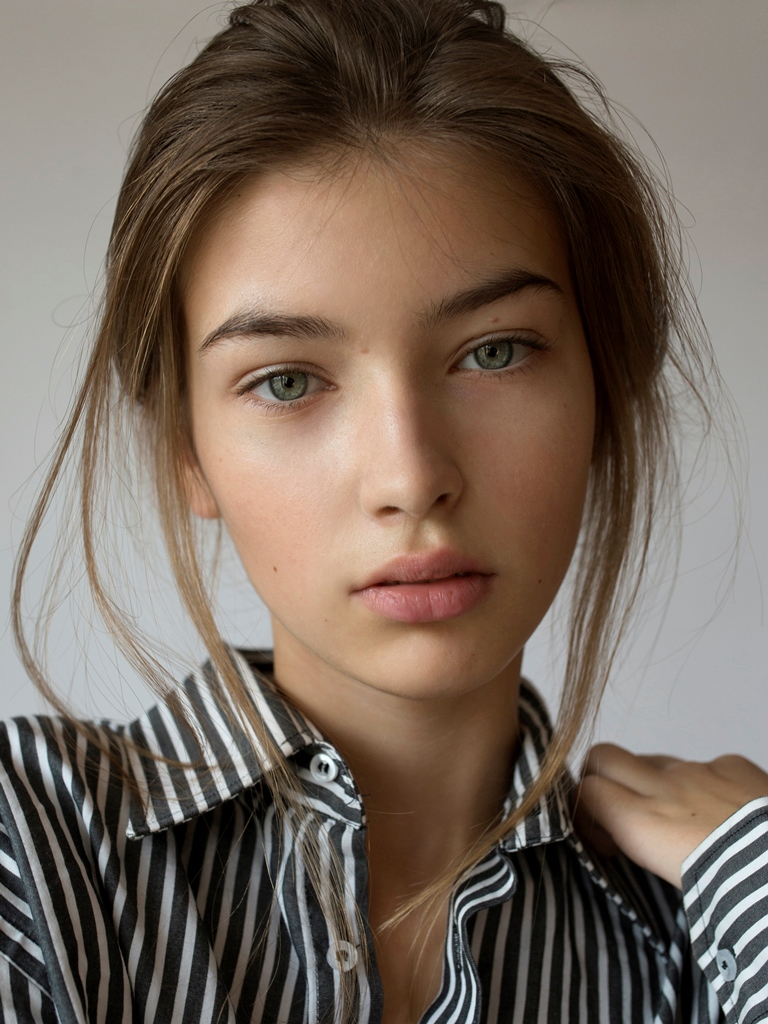
#> input picture faces/face.jpg, 768 x 1024 px
$ python colors.py
#> lines starting #> are read from the running program, lines starting #| are printed output that depends on the picture
import cv2
import matplotlib.pyplot as plt
import numpy as np
from mpl_toolkits.mplot3d import Axes3D
from matplotlib import cm
from matplotlib import colors

image = cv2.imread('./faces/face.jpg')
#> image is the input picture: shape (1024, 768, 3); mean B, G, R 93.3, 104.5, 118.8
image = cv2.cvtColor(image, cv2.COLOR_BGR2RGB)
hsv_nemo = cv2.cvtColor(image, cv2.COLOR_RGB2HSV)
#> hsv_nemo: shape (1024, 768, 3); mean H, S, V 31, 78.6, 120.1
h, s, v = cv2.split(hsv_nemo)
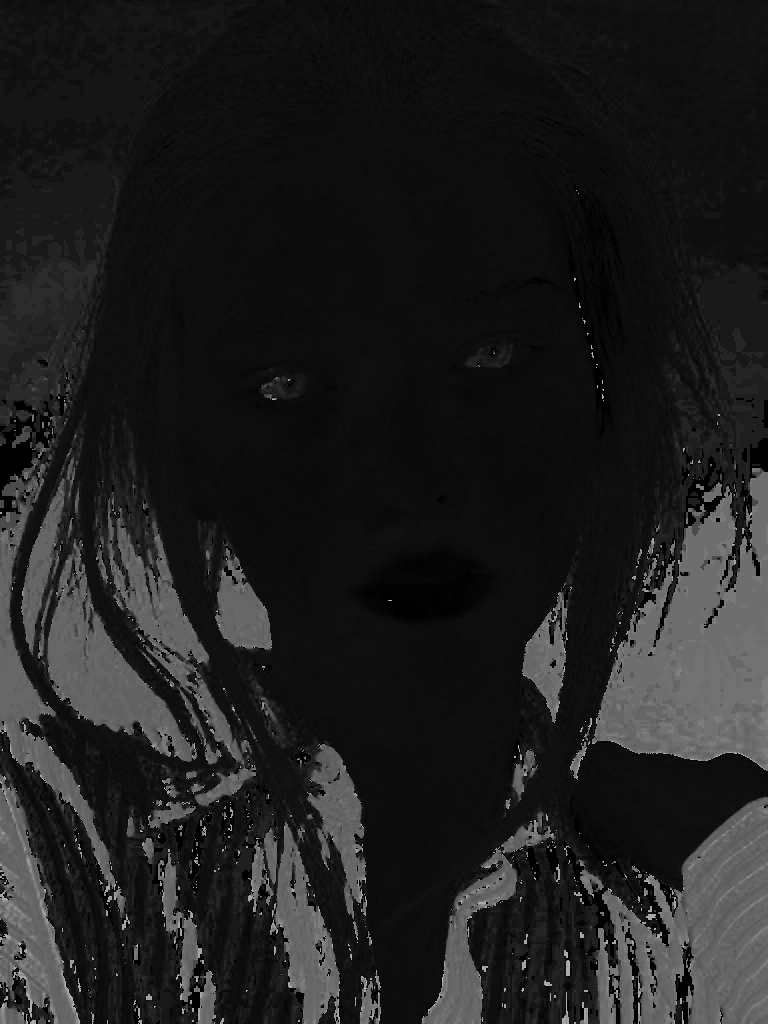
#> h: shape (1024, 768); min 0, max 179, mean 31
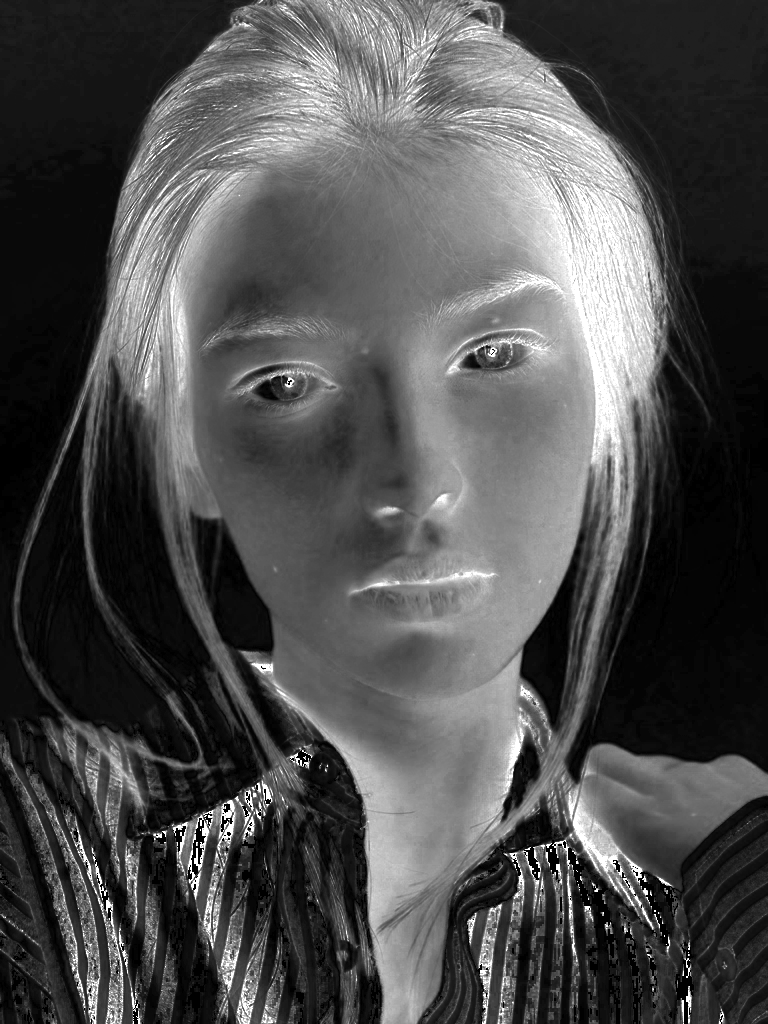
#> s: shape (1024, 768); min 0, max 255, mean 78.6
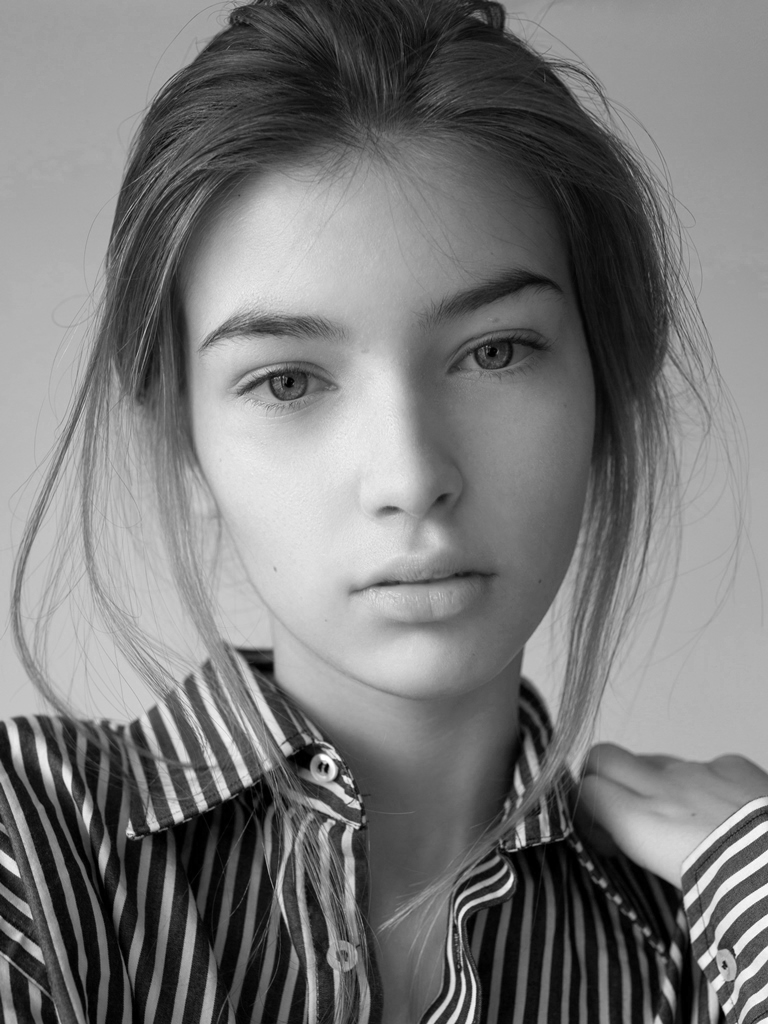
#> v: shape (1024, 768); min 0, max 255, mean 120.1
fig = plt.figure()
axis = fig.add_subplot(1, 1, 1, projection='3d')
pixel_colors = image.reshape((np.shape(image)[0]*np.shape(image)[1], 3))
norm = colors.Normalize(vmin=-1.,vmax=1.)
norm.autoscale(pixel_colors)
pixel_colors = norm(pixel_colors).tolist()
#> pixel_colors = 786432 items

axis.scatter(h.flatten(), s.flatten(), v.flatten(), facecolors=pixel_colors, marker=".")
axis.set_xlabel("Hue")
axis.set_ylabel("Saturation")
axis.set_zlabel("Value")
plt.show()
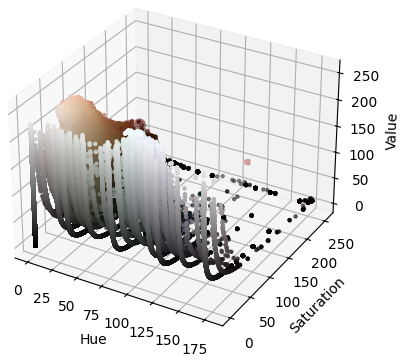
#> figure drawn by matplotlib, 1 panel
